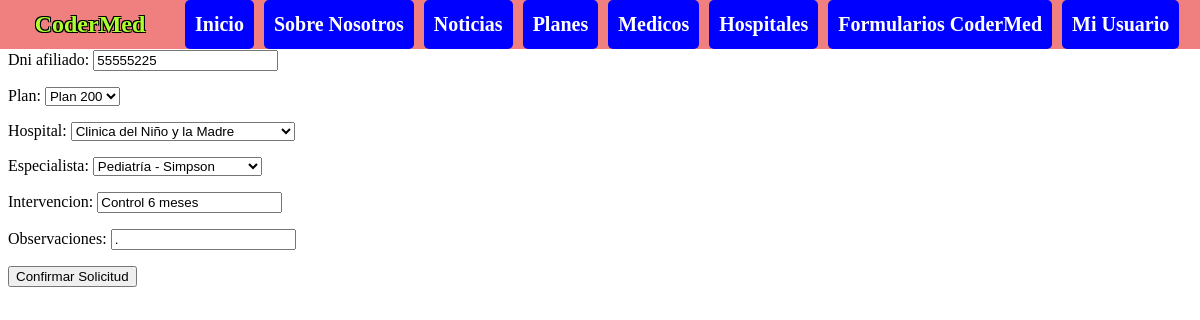
Screenshot of /os/editar-autorizacion/2/ (signed in) with the database file from the repository.
### obra_social/models.py (models this page shows, shortened)
class Autorizacion(models.Model):
    creador = models.ForeignKey(User, on_delete=models.CASCADE, null=True)
    dni_afiliado=models.CharField(max_length=10)
    plan=models.IntegerField()
    hospital=models.CharField(max_length=40)
    especialista=models.CharField(max_length=200)
    intervencion=models.CharField(max_length=100)
    observaciones=models.TextField(blank=True)
    fecha_solicitud=models.DateTimeField(auto_now_add=True)
    solicitud_aprobada=models.BooleanField(default=False)

### obra_social/views.py (the view)
# urls.py: path("editar-autorizacion/<int:id>/",editar_autorizacion, name="editar-autorizacion"),
@login_required
def editar_autorizacion(request,id):
    autorizacion = Autorizacion.objects.get(id=id)
    if request.method == "POST":
        formulario = NuevaAutorizacion(request.POST)
        if formulario.is_valid():
            data = formulario.cleaned_data
            autorizacion.dni_afiliado=data['dni_afiliado']
            autorizacion.plan = int(data['plan'])
            autorizacion.hospital=data['hospital']
            autorizacion.especialista=data['especialista']
            autorizacion.intervencion=data['intervencion']
            autorizacion.observaciones=data['observaciones']
            autorizacion.save()
            url_exitosa = reverse('form-completo')
            return redirect(url_exitosa)
    else:
        inicial = {
            'dni_afiliado': autorizacion.dni_afiliado,
            'plan':str(autorizacion.plan),
            'hospital': str(autorizacion.hospital),
            'especialista': str(autorizacion.especialista),
            'intervencion': autorizacion.intervencion,
            'observaciones': autorizacion.observaciones
        }
        formulario = NuevaAutorizacion(initial=inicial)
    http_response = render(
        request=request,
        template_name='obra_social/autorizar.html',
        context={'formulario': formulario}
    )
    return http_response

### obra_social/forms.py
class NuevaAutorizacion(forms.Form):
    dni_afiliado=forms.CharField(required=True, max_length=10)
    plan_choices = [(100, 'Plan 100'), (200, 'Plan 200'), (300, 'Plan 300')]
    plan = forms.ChoiceField(choices=plan_choices, widget=forms.Select())
    hospitales = Hospital.objects.all()
    hospital_choices = [(str(hospital), str(hospital)) for hospital in hospitales]
    hospital = forms.ChoiceField(choices=hospital_choices, widget=forms.Select())
    especialistas = Especialista.objects.all()
    especialista_choices = [(str(medico), str(medico)) for medico in especialistas]
    especialista = forms.ChoiceField(choices=especialista_choices, widget=forms.Select())
    intervencion = forms.CharField(required=True, max_length=100)
    observaciones = forms.CharField(required=False)

### obra_social/templates/obra_social/autorizar.html (shortened to what this page needs)
{% extends "base.html" %}
{% block contenido%}
    <form method="post">
        {{formulario.as_p}}
        <input type="submit" value="Confirmar Solicitud">
    </form>
{% endblock contenido%}

### rows the page displays
Autorizacion: dni_afiliado "55555225", plan "Plan 200", hospital "Clinica del Niño y la Madre", especialista "Pediatría - Simpson", intervencion "Control 6 meses", observaciones "."
